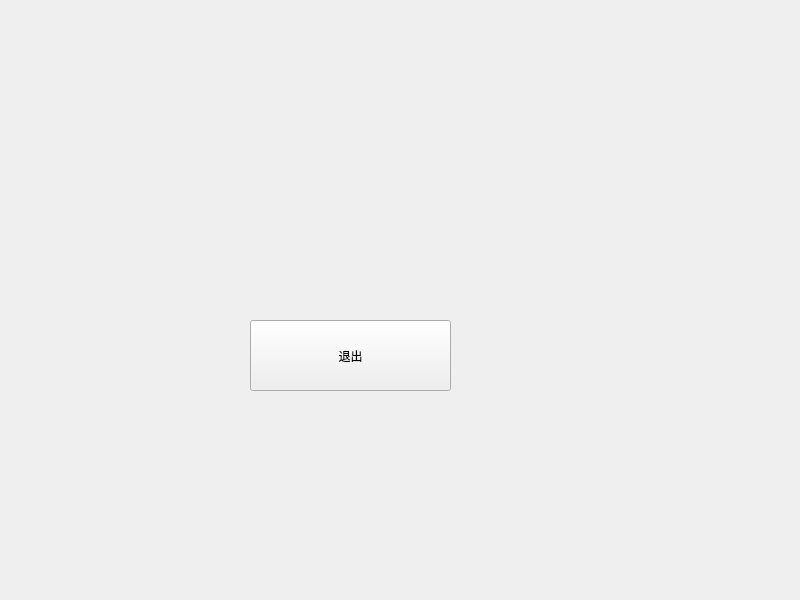
<?xml version="1.0" encoding="UTF-8"?>
<ui version="4.0">
 <class>Widget</class>
 <widget class="QWidget" name="Widget">
  <property name="geometry">
   <rect>
    <x>0</x>
    <y>0</y>
    <width>800</width>
    <height>600</height>
   </rect>
  </property>
  <property name="windowTitle">
   <string>Widget</string>
  </property>
  <widget class="QPushButton" name="pushButton">
   <property name="geometry">
    <rect>
     <x>250</x>
     <y>320</y>
     <width>201</width>
     <height>71</height>
    </rect>
   </property>
   <property name="text">
    <string>退出</string>
   </property>
  </widget>
 </widget>
 <resources/>
 <connections/>
</ui>
